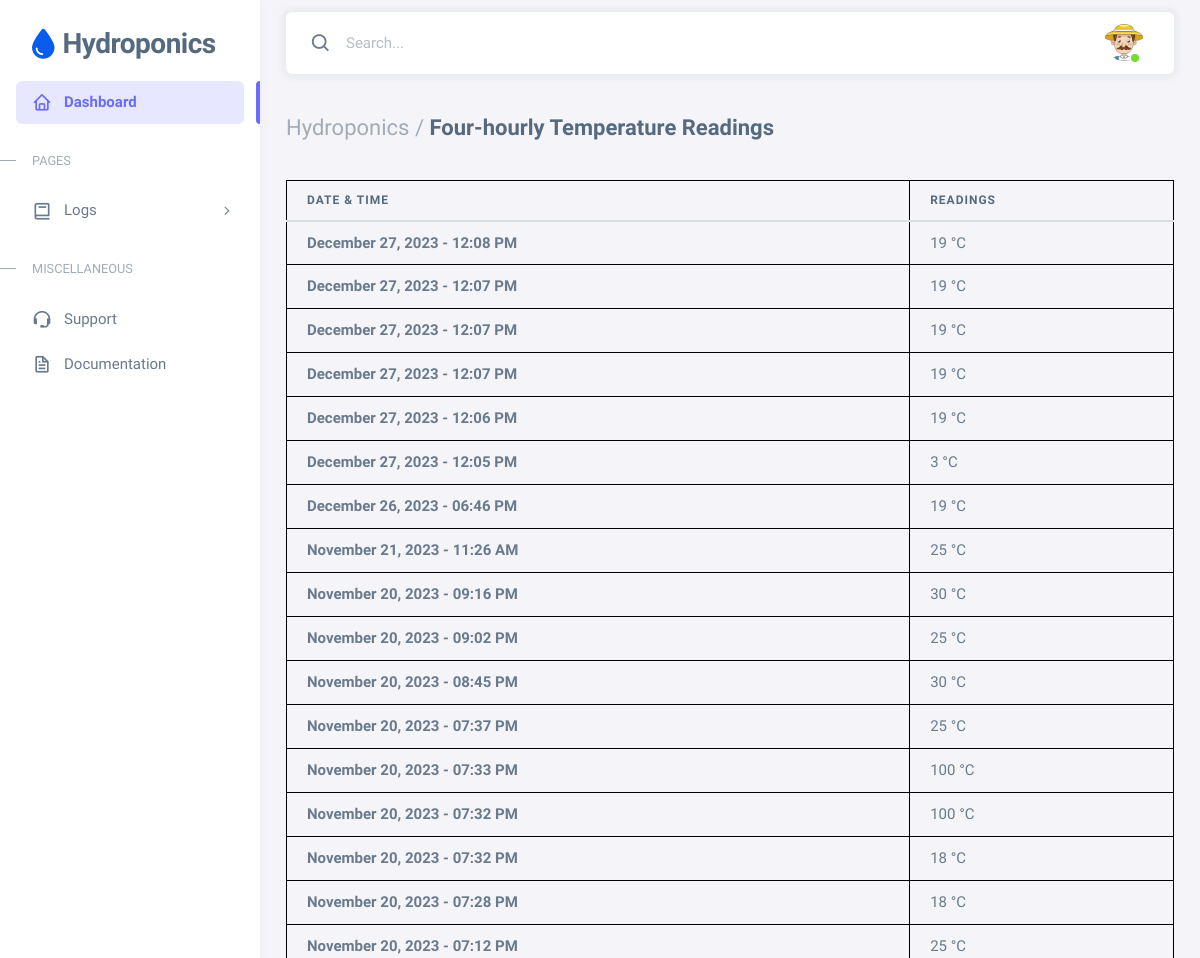
The page /php/temperature.php (upper part) on the database as committed earlier.
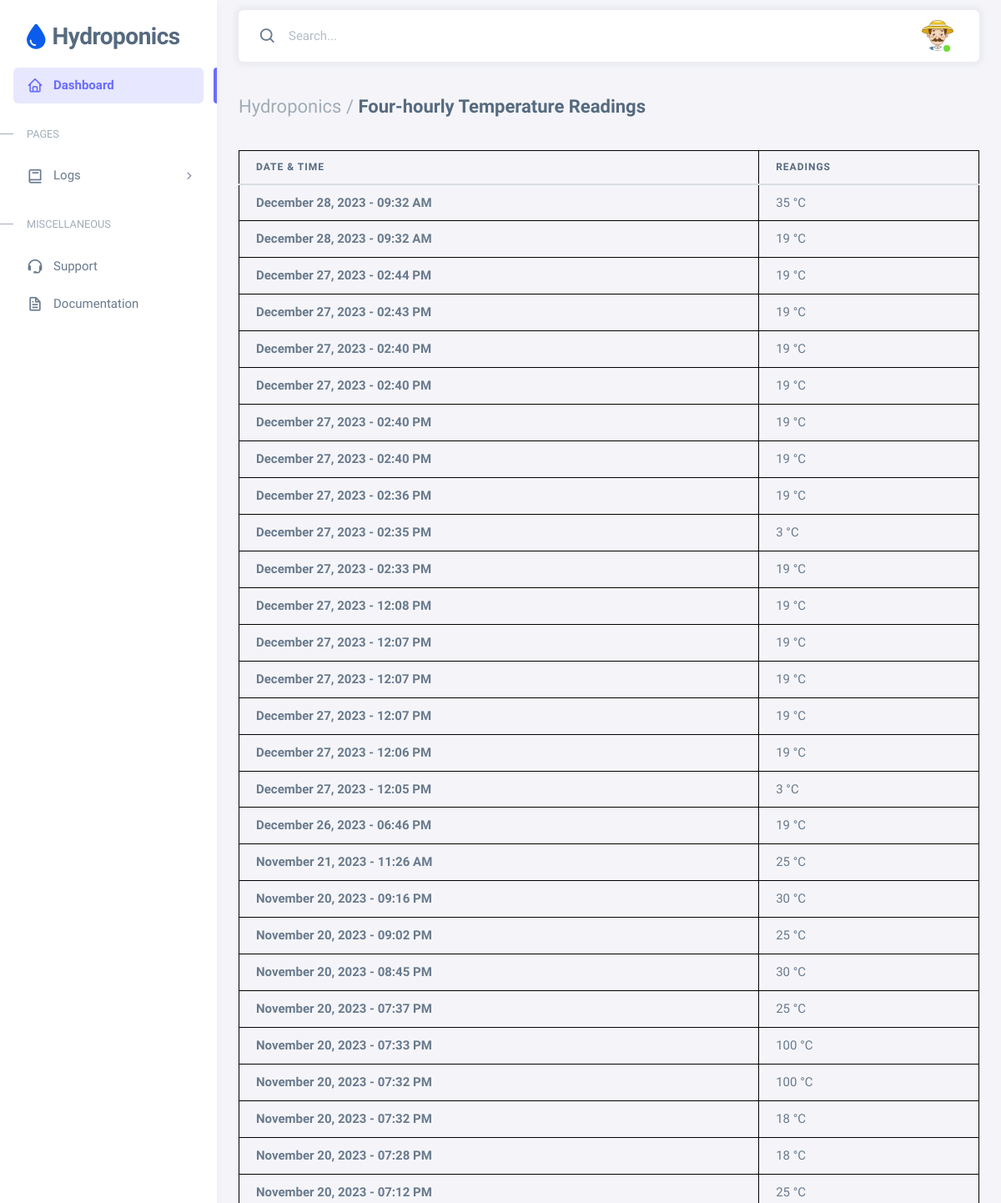
The same page on the database as committed later.
### tables this page shows
CREATE TABLE `temperature` (
  `temp_id` int(11) NOT NULL,
  `sensor_name` varchar(12) NOT NULL DEFAULT 'Temperature',
  `temp_cdate` datetime NOT NULL DEFAULT current_timestamp(),
  `temp_readings` int(11) NOT NULL,
  `status` int(11) NOT NULL DEFAULT 0
);

### chartdata.php (called while the page is built, shortened)
<?php
$conn = new mysqli("localhost", "root", "", "hydro");
$query = "SELECT * FROM temperature ORDER BY temp_cdate DESC";
$result = mysqli_query($conn, $query);
while ($row = mysqli_fetch_assoc($result)) {
    $temperaturedate[] = date("F j, Y - h:i A", strtotime($row['temp_cdate']));
}
?>

### includes/chartdata.php (called while the page is built, shortened)
<?php
    $tempchartquery = "SELECT * FROM temperature ORDER BY temp_cdate DESC";
    $tempchartresult = mysqli_query($conn, $tempchartquery);
    while ($row = mysqli_fetch_assoc($tempchartresult)) {
        $data_tempchart[] = $row;
    }
?>

### php/temperature.php (the view, shortened to what this page needs)
<?php include "../chartdata.php"; ?>
<?php include "../average.php"; ?>
<?php include "../includes/chartdata.php"; ?>
<!DOCTYPE html>
<html
  lang="en"
  class="light-style layout-menu-fixed"
  dir="ltr"
  data-theme="theme-default"
  data-assets-path="../assets/"
  data-template="vertical-menu-template-free"
>
  <head>
    <link rel="stylesheet" href="../assets/vendor/fonts/boxicons.css" />
    <link rel="stylesheet" href="../assets/vendor/css/core.css" class="template-customizer-core-css" />
    <link rel="stylesheet" href="../assets/vendor/css/theme-default.css" class="template-customizer-theme-css" />
    <link rel="stylesheet" href="../assets/css/demo.css" />
    <link rel="stylesheet" href="../assets/vendor/libs/perfect-scrollbar/perfect-scrollbar.css" />
    <link rel="stylesheet" href="https://cdnjs.cloudflare.com/ajax/libs/font-awesome/6.3.0/css/all.min.css">
    <link rel="stylesheet" href="https://cdn.datatables.net/1.13.7/css/jquery.dataTables.min.css">
  </head>
  <body>
    <div class="layout-wrapper layout-content-navbar">
      <div class="layout-container">
        <aside id="layout-menu" class="layout-menu menu-vertical menu bg-menu-theme">
          <div class="app-brand demo">
            <a href="ph.php" class="app-brand-link">
                <i class="fa-solid fa-droplet fa-bounce fa-2xl" style="color: #095cec;"></i>  <span class="app-brand-text demo menu-text fw-bolder ms-2">
                <span style="text-transform: uppercase;">H</span>ydroponics</span>
            </a>
          </div>
          <ul class="menu-inner py-1">
            <li class="menu-item active">
              <a href="ph.php" class="menu-link">
                <i class="menu-icon tf-icons bx bx-home"></i>
                <div data-i18n="Analytics">Dashboard</div>
              </a>
            </li>
            <li class="menu-header small text-uppercase">
              <span class="menu-header-text">Pages</span>
            </li>
            <li class="menu-item">
              <a href="javascript:void(0);" class="menu-link menu-toggle">
                <i class="menu-icon tf-icons bx bx-book"></i>
                <div data-i18n="Account Settings">Logs</div>
              </a>
            </li>
            <li class="menu-header small text-uppercase"><span class="menu-header-text">Miscellaneous</span></li>
            <li class="menu-item">
              <a
                href="github page here static"
                target="_blank"
                class="menu-link"
              >
                <i class="menu-icon tf-icons bx bx-support"></i>
                <div data-i18n="Support">Support</div>
              </a>
            </li>
            <li class="menu-item">
              <a
                href="github page here static"
                target="_blank"
                class="menu-link"
              >
                <i class="menu-icon tf-icons bx bx-file"></i>
                <div data-i18n="Documentation">Documentation</div>
              </a>
            </li>
          </ul>
        </aside>
        <div class="layout-page">
          <nav
            class="layout-navbar container-xxl navbar navbar-expand-xl navbar-detached align-items-center bg-navbar-theme"
            id="layout-navbar"
          >
            <div class="navbar-nav-right d-flex align-items-center" id="navbar-collapse">
              <div class="navbar-nav align-items-center">
                <div class="nav-item d-flex align-items-center">
                  <i class="bx bx-search fs-4 lh-0"></i>
                  <input
                    type="text"
                    class="form-control border-0 shadow-none"
                    placeholder="Search..."
                    aria-label="Search..."
                  />
                </div>
              </div>
              <ul class="navbar-nav flex-row align-items-center ms-auto">
                <li class="nav-item navbar-dropdown dropdown-user dropdown">
                  <a class="nav-link dropdown-toggle hide-arrow" href="javascript:void(0);" data-bs-toggle="dropdown">
                    <div class="avatar avatar-online">
                      <img src="../assets/img/avatars/9.png" alt class="w-px-40 h-auto rounded-circle" />
                    </div>
                  </a>
                </li>
              </ul>
            </div>
          </nav>
          <div class="content-wrapper">
            <div class="container-xxl flex-grow-1 container-p-y">
              <h4 class="fw-bold py-3 mb-4"><span class="text-muted fw-light">Hydroponics /</span> Four-hourly Temperature Readings</h4>
              <div class="table-responsive text-nowrap">
                <table id="datatables" class="table card-table">
                  <thead>
                    <tr>
                      <th>Date & Time</th>
                      <th>Readings</th>
                    </tr>
                  </thead>
                  <tbody class="table-border-bottom-0">
                    <?php
                    foreach ($temperaturedate as $index => $date) {
                        echo '<tr>';
                        echo '<td><i class="text-danger"></i> <strong>' . $date . '</strong></td>';
                        if (isset($data_tempchart[$index])) {
                          echo '<td>' . $data_tempchart[$index]['temp_readings'] . ' °C'.'</td>';
                        } else {
                          echo '<td>N/A</td>';
                        }
                        echo '</tr>';
                    }
                    ?>
                  </tbody>
                </table>
              </div>
          </div>
        </div>
      </div>
    </div>
  </body>
</html>

### assets/css/demo.css (style rules this page uses)
.menu .app-brand.demo { height: 64px; margin-top: 12px; }
.app-brand-text.demo { font-size: 1.75rem; letter-spacing: -0.5px; text-transform: lowercase; }
table { width: 100%; border-collapse: collapse; }
table, th, td { border: 1px solid black; }
th, td { padding: 8px; text-align: left; }

Rows that differ between the two databases and show on the page:
added temperature: date "December 28, 2023 - 09:32 AM", temp_readings "35"
added temperature: date "December 28, 2023 - 09:32 AM", temp_readings "19"
added temperature: date "December 27, 2023 - 02:44 PM", temp_readings "19"
added temperature: date "December 27, 2023 - 02:43 PM", temp_readings "19"
added temperature: date "December 27, 2023 - 02:40 PM", temp_readings "19"
added temperature: date "December 27, 2023 - 02:40 PM", temp_readings "19"
added temperature: date "December 27, 2023 - 02:40 PM", temp_readings "19"
added temperature: date "December 27, 2023 - 02:40 PM", temp_readings "19"
added temperature: date "December 27, 2023 - 02:36 PM", temp_readings "19"
added temperature: date "December 27, 2023 - 02:35 PM", temp_readings "3"
added temperature: date "December 27, 2023 - 02:33 PM", temp_readings "19"
